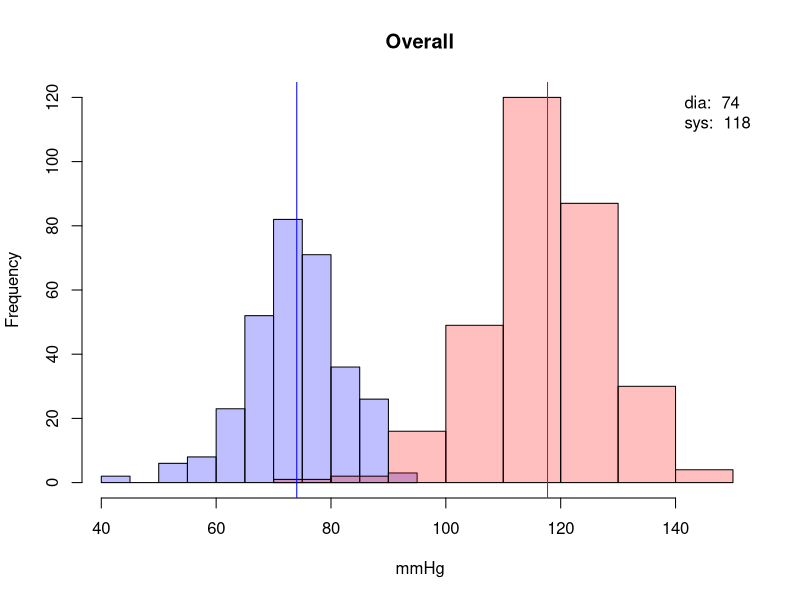
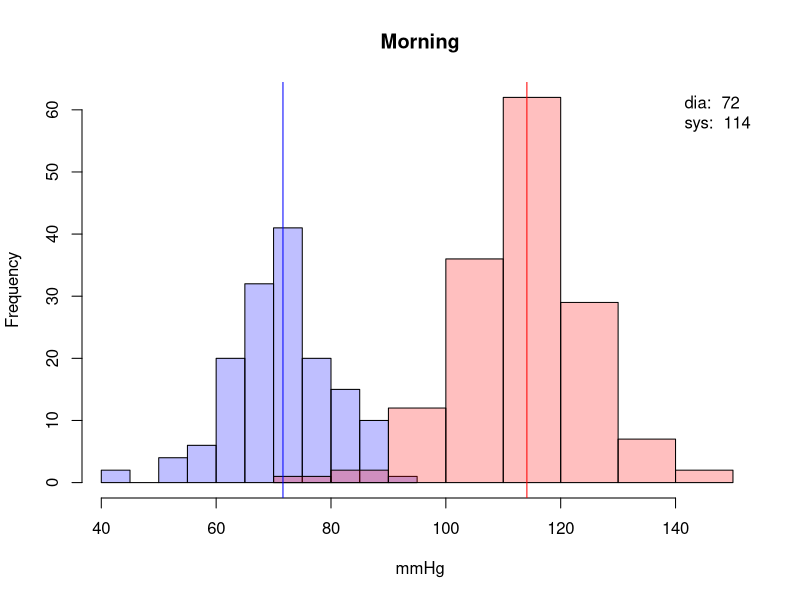
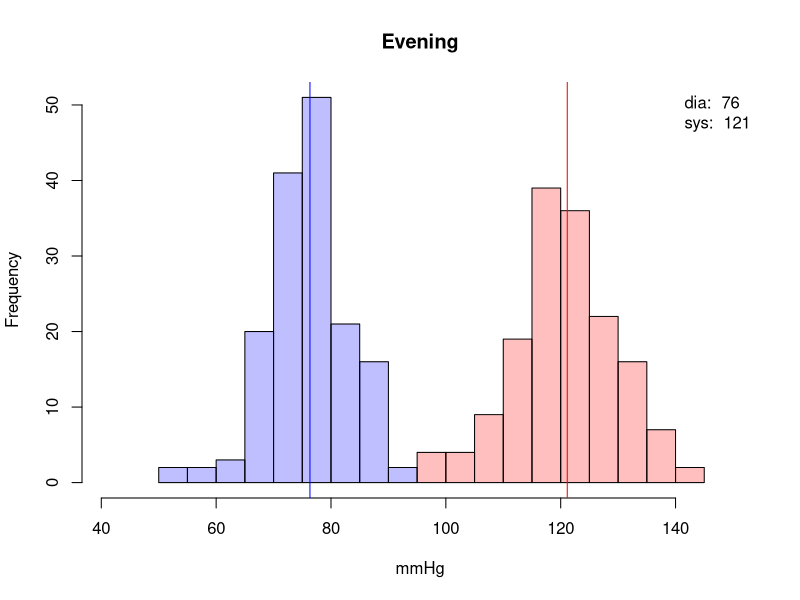
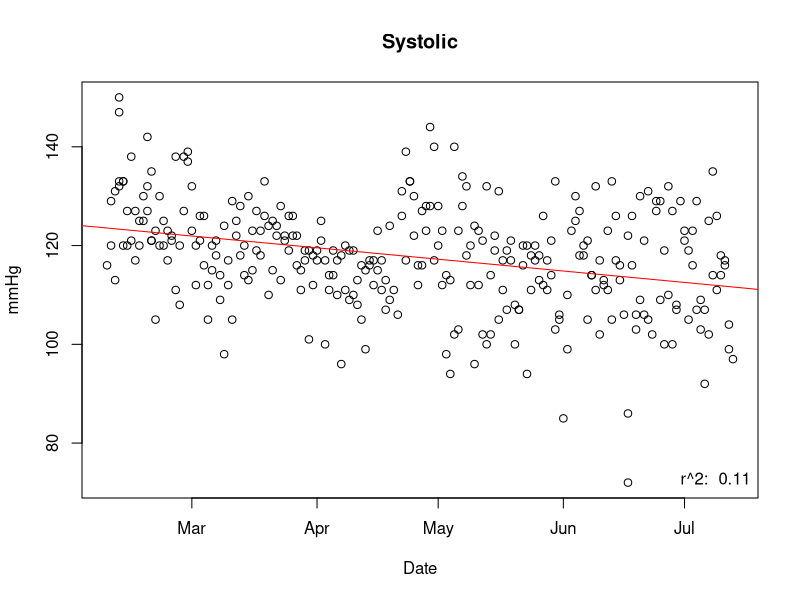
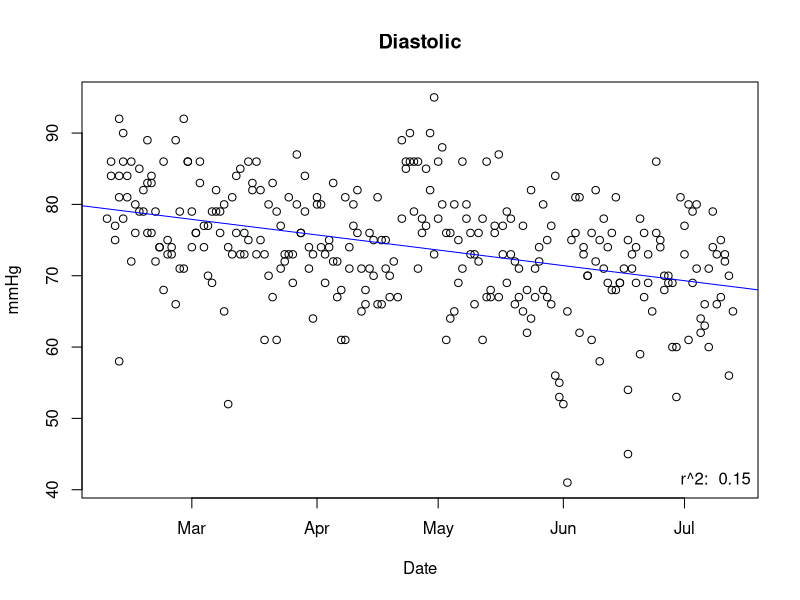
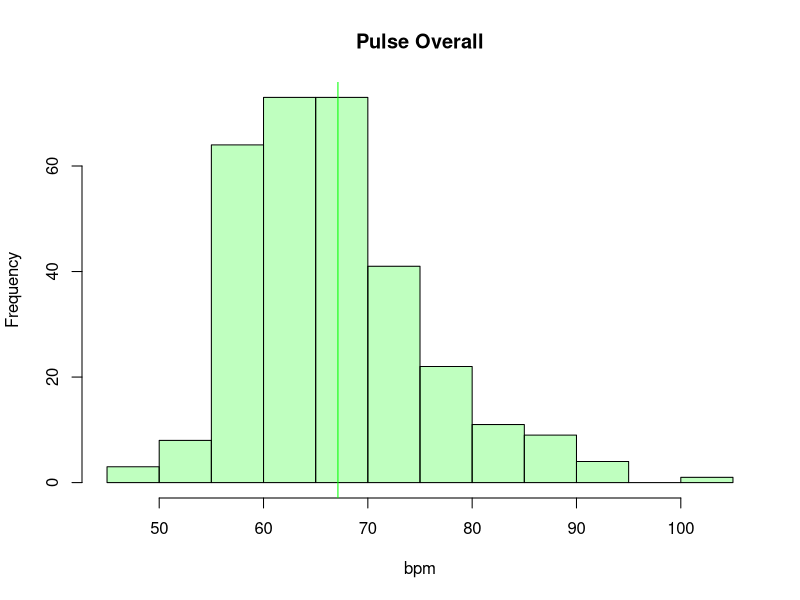
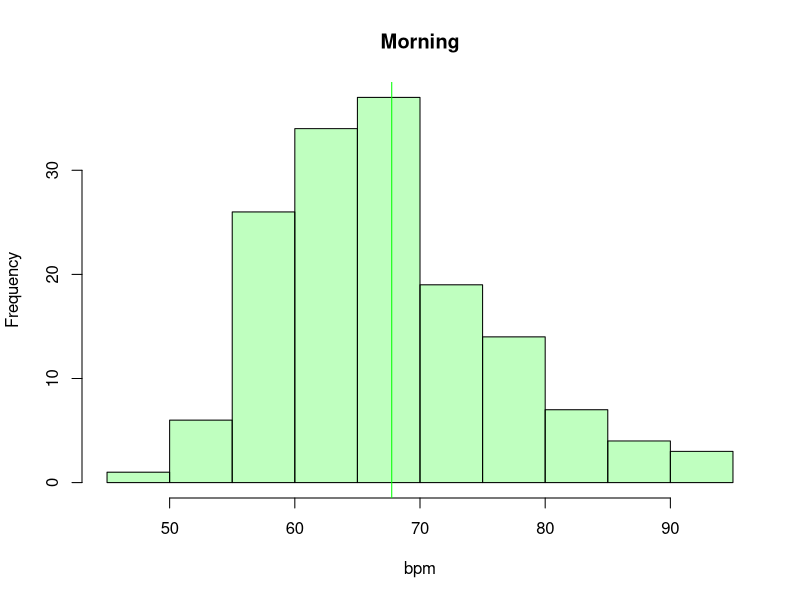
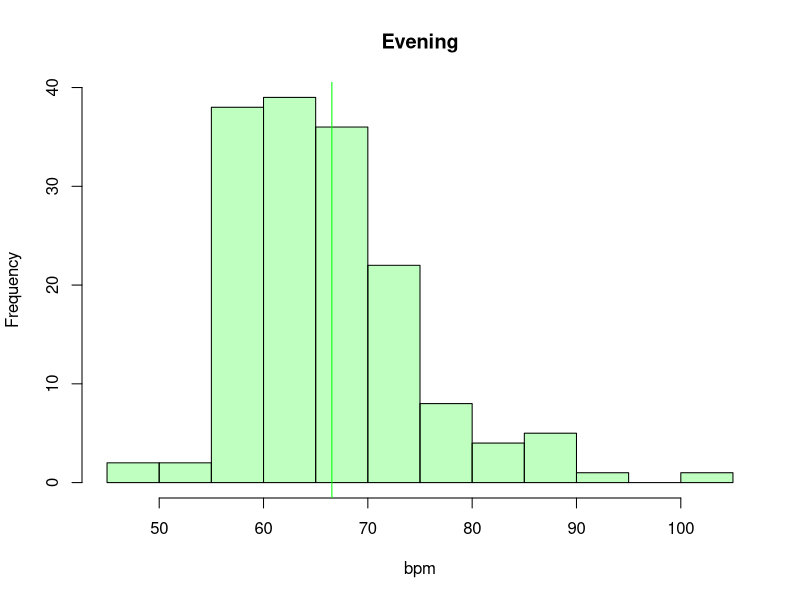

R code for these plots, in order:
## ---- chunk 1
library(lubridate)
## ---- chunk 2
bp <- read.csv(file="bp.csv", header=TRUE, sep=",")
bp$datetime <- paste(bp$date, bp$time)
dates <- as.Date(bp$datetime)
mp <- c(min(bp$dia), max(bp$sys))
cdia <- rgb(0,0,1,1/4)
csys <- rgb(1,0,0,1/4)
cpul <- rgb(0,1,0,1/4)
## ---- chunk 3
plot.blood.pressure <- function(bp, title) {
  hsys <- hist(bp$sys, breaks=10, plot=F)
  hdia <- hist(bp$dia, breaks=10, plot=F)
  mc <- c(0, max(c(hsys$counts, hdia$counts)))
  plot(hdia, col=cdia, xlim=mp, ylim=mc, main = title, xlab = "mmHg")
  plot(hsys, col=csys, xlim=mp, ylim=mc, add=T)
  mdia <- mean(bp$dia)
  msys <- mean(bp$sys)
  abline(v=c(msys, mdia), col=c("red","blue"))
  legend("topright", bty="n", legend=c(paste("dia: ", format(mdia, digits=2)), paste("sys: ", format(msys, digits=2))))
}
## ---- chunk 4
plot.blood.pressure(bp, "Overall")
## ---- chunk 5
am <- bp[hour(bp$datetime) < 12,]
plot.blood.pressure(am, "Morning")
## ---- chunk 6
pm <- bp[hour(bp$datetime) >= 12,]
plot.blood.pressure(pm, "Evening")
## ---- chunk 7
plot.dates <- function(dates, points, title, col) {
  plot(dates, points, xlab="Date", ylab="mmHg", main=title)
  sd <- lm(points~dates)
  abline(sd, col=col)
  legend("bottomright", bty="n", legend=paste("r^2: ", format(summary(sd)$r.squared, digits=2)))
}
plot.dates(dates, bp$sys, "Systolic", "red")
plot.dates(dates, bp$dia, "Diastolic", "blue")
## ---- chunk 8
hpul <- hist(bp$pul, breaks=10, plot=F)
plot(hpul, col=cpul, main = "Pulse Overall", xlab = "bpm")
abline(v=mean(bp$pul), col="green")
## ---- chunk 9
hpul_am <- hist(am$pul, plot=F)
plot(hpul_am, col=cpul, main="Morning", xlab="bpm")
abline(v=mean(am$pul), col="green")
## ---- chunk 10
hpul_pm <- hist(pm$pul, plot=F)
plot(hpul_pm, col=cpul, main="Evening", xlab="bpm")
abline(v=mean(pm$pul), col="green")
## ---- chunk 11
plot.dates(dates, bp$pul, "Pulse", "green")
## ---- chunk 12
plot(bp$dia, bp$sys, xlab = "Diastolic", ylab="Systolic")
msd <- lm(bp$sys~bp$dia)
abline(msd)
legend("bottomright", bty="n", legend=paste("r^2: ", format(summary(msd)$r.squared, digits=2)))
